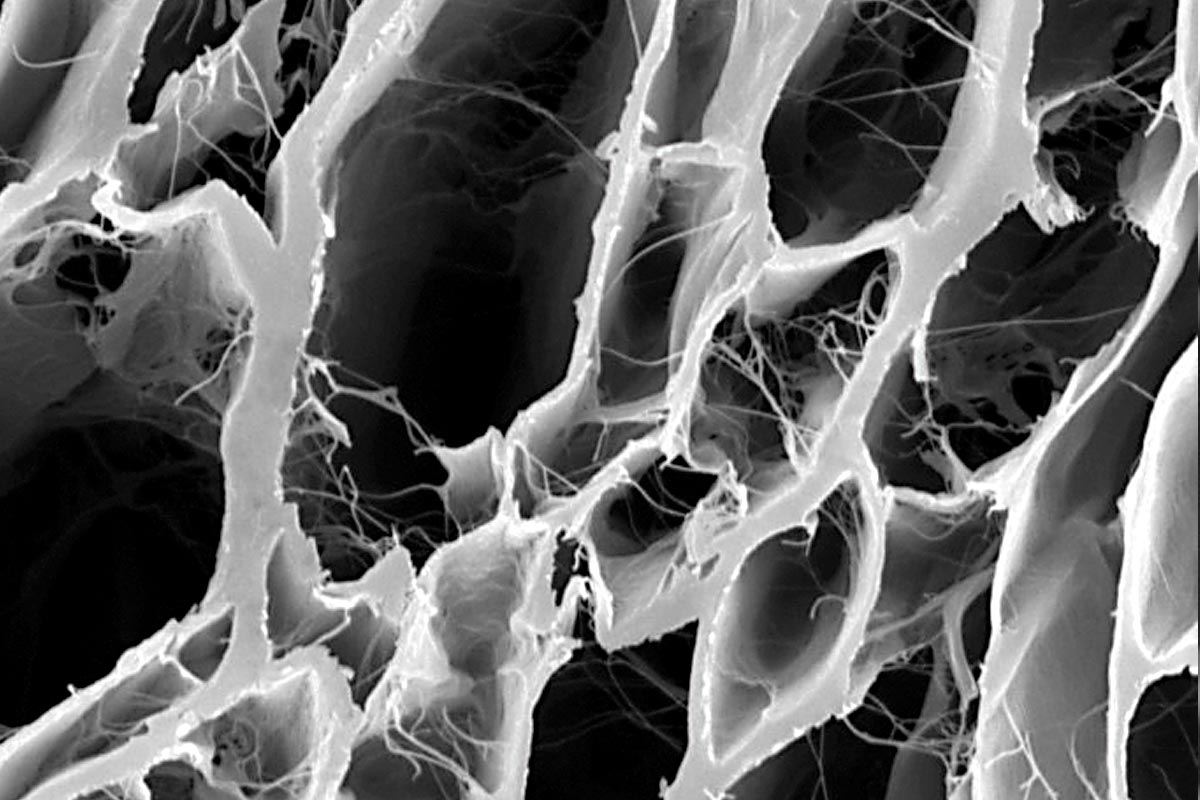
%> input picture Image Intensity Transformation/Jason_membrane.jpg, 1200 x 800 px
$ octave Intensity_Transformation.m   (GNU Octave 9; MATLAB toolbox functions it lacks are replaced by stand-ins)
%> lines starting %> are read from the running program, lines starting %| are printed output that depends on the picture

% Author: Zain Rajani

% Program Name: Image Intensity Transformation (Monochrome Image)

%% Initialize
clear all;
close all;
clc;

% imshow('Lena.png');

%% Reading Image
f=imread('Jason_membrane.jpg');  % Can be replaced by any image by your choice (any type of Image)
%> f is the input picture: size 800x1200x3 uint8; mean R, G, B 100.8, 100.8, 100.8

%% Complement of an Image

f_comp=imcomplement(f);
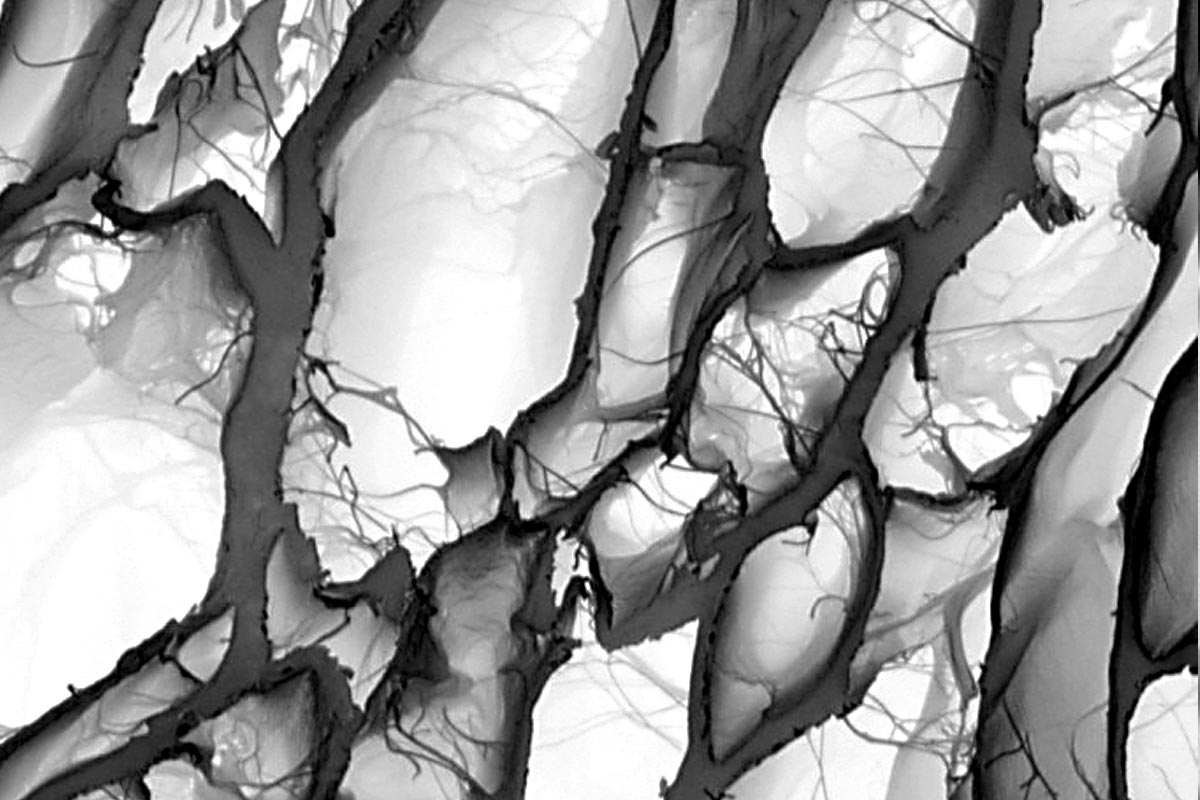
%> f_comp: size 800x1200x3 uint8; mean R, G, B 154.2, 154.2, 154.2

%% Intensity Transformation functions

g1=imadjust(f,[0 1],[1 0]);
g2=imadjust(f,[0.5 0.75],[1 0],2);
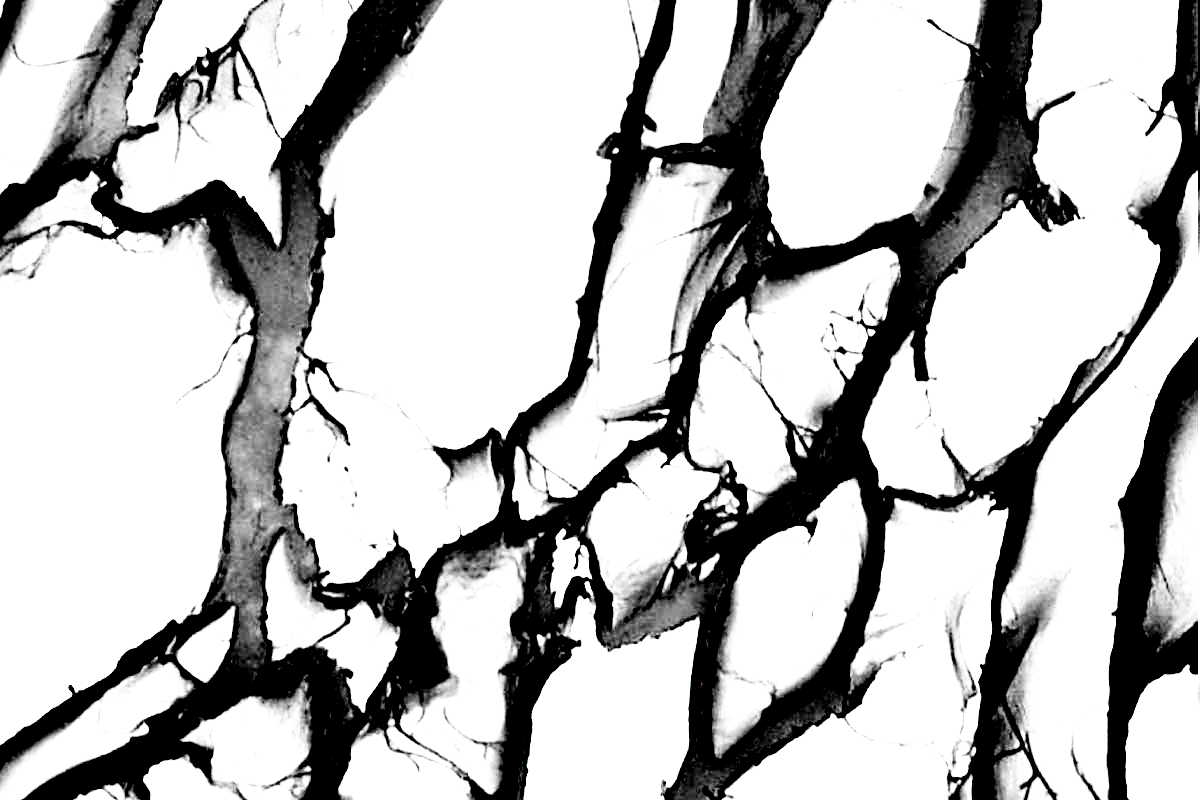
%> g2: size 800x1200x3 uint8; mean R, G, B 187.7, 187.7, 187.7

%% Display Images

% Diffrent Image operations are shown using the subplot command
figure;
subplot (2,2,1)
imshow(f);
subplot (2,2,2)
imshow(g1)
subplot(2,2,3)
imshow(f_comp)
subplot(2,2,4)
imshow(g2)
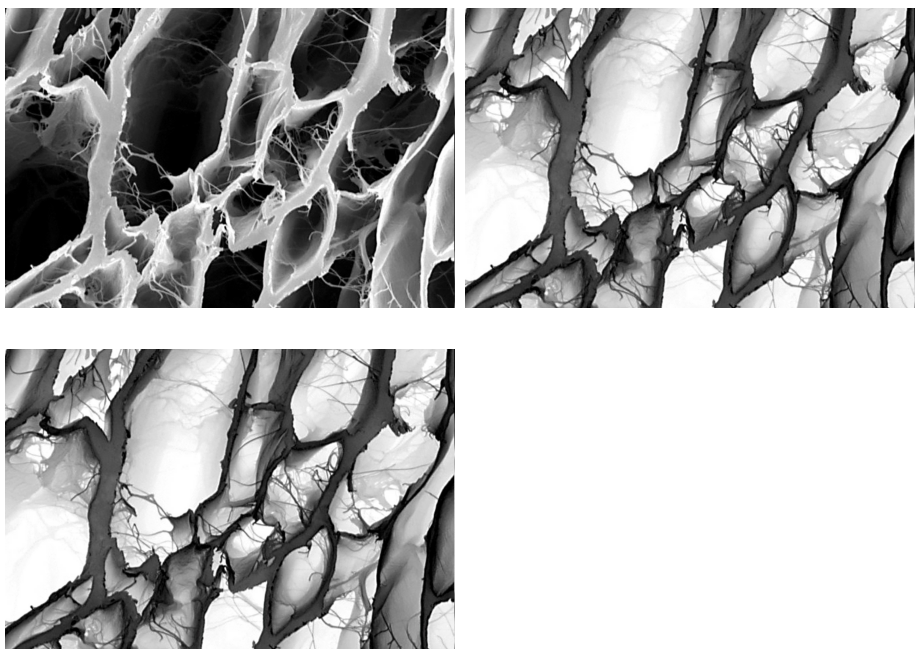
%> figure redrawn from the program's plot data, 4 panels
